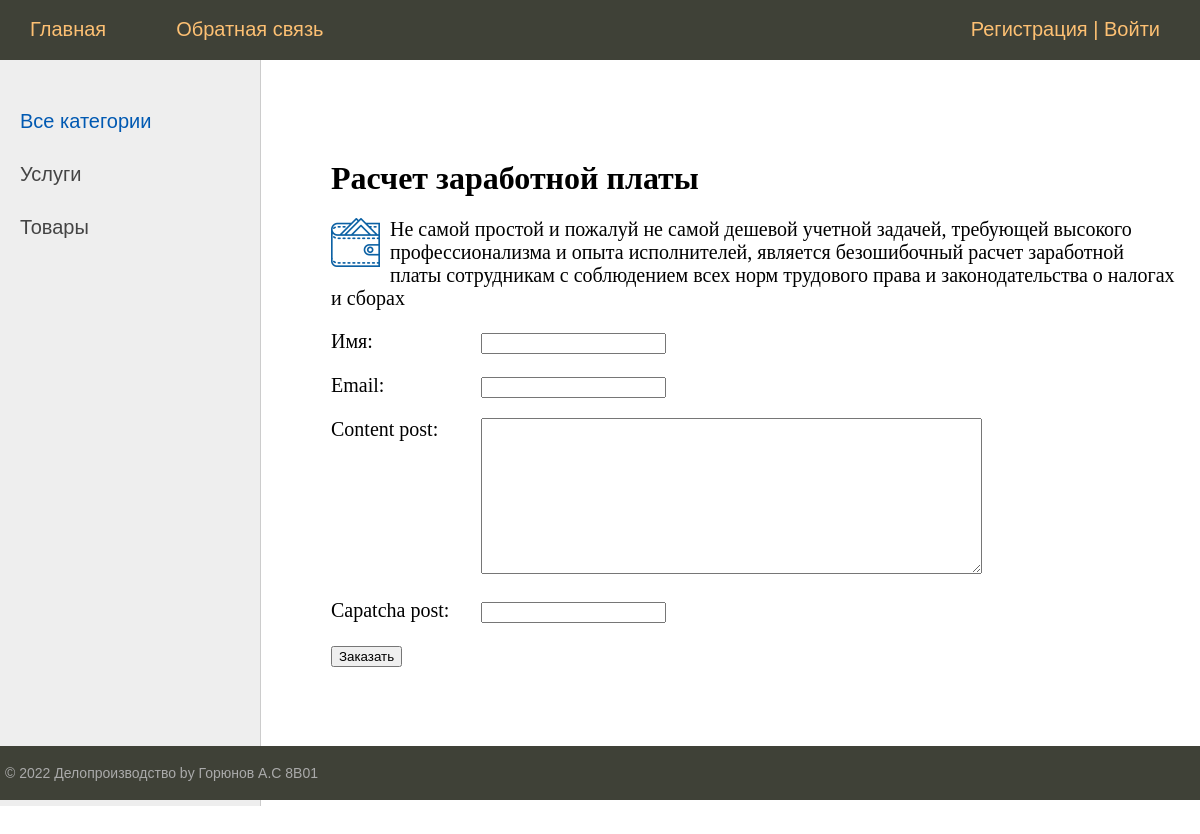
Page /post/raschet-zarabotnoj-platy/ on the committed database.
### officework/models.py (models this page shows, shortened)
class Category(models.Model):
    name = models.CharField(max_length=100, db_index=True)
    slug = models.SlugField(max_length=255, unique=True, db_index=True, verbose_name="URL")
    def get_absolute_url(self):
        return reverse('category', kwargs={'cat_slug': self.slug})
    class Meta:
        ordering = ['id']

class Project(models.Model):
    author = models.ForeignKey(User, on_delete=models.CASCADE, verbose_name='Владелец записи', blank=True, null=True)
    title = models.CharField(max_length=255)
    slug = models.SlugField(max_length=255, unique=True, db_index=True, verbose_name="URL")
    content = models.TextField(blank=True)
    photo = models.ImageField(upload_to="photo/%Y/%m/%d/")
    time_create = models.DateTimeField(auto_now_add=True)
    time_update = models.DateTimeField(auto_now=True)
    is_published = models.BooleanField(default=True)
    cat = models.ForeignKey('Category', on_delete=models.PROTECT)
    def __str__(self):
        return self.title

### officework/views.py (the view, shortened to what this page needs)
# urls.py: path('post/<slug:post_slug>/', ShowPost.as_view(), name='post'),
class ShowPost(DataMixin, DetailView, FormView):
    form_class = ContactFormPost
    model = Project
    template_name = 'officework/post.html'
    slug_url_kwarg = 'post_slug'
    context_object_name = 'post'
    def get_context_data(self, *, object_list=None, **kwargs):
        context = super().get_context_data(**kwargs)
        c_def = self.get_user_context(title=context['post'])
        return dict(list(context.items()) + list(c_def.items()))

### officework/forms.py
class ContactFormPost(forms.Form):
    name_post = forms.CharField(label='Имя', max_length=255)
    email_post = forms.EmailField(label='Email')
    content_post = forms.CharField(widget=forms.Textarea(attrs={'cols': 60, 'rows': 10}))
    capatcha_post = CaptchaField()

### officework/templatetags/officework_tags.py (called while the page is built)
@register.inclusion_tag('officework/list_categories.html')
def show_categories(sort=None, cat_selected=0):
    if not sort:
        cats = Category.objects.all()
    else:
        cats = Category.objects.order_by(sort)
    return {"cats": cats, "cat_selected": cat_selected}

### officework/utils.py (called while the page is built)
    def get_user_context(self, **kwargs):
        context = kwargs
        user_menu = menu.copy()
        if (not self.request.user.is_superuser) and (not self.request.user.is_staff):
            user_menu.pop(1)
        cats = Category.objects.all()
        context['menu'] = user_menu
        context['cats'] = cats
        if 'cat_selected' not in context:
            context['cat_selected'] = 0
        return context

### officework/templates/officework/post.html (shortened to what this page needs)
{% extends 'officework/base.html' %}
{% block content %}
<h1>{{post.title}}</h1>
<p><img class="img-article-left" src="{{post.photo.url}}"></p>
{{post.content|linebreaks}}
<form method="post">
    {% for f in form %}
    <p><label class="form-label" for="{{ f.id_for_label }}">{{f.label}}: </label>{{ f }}</p>
    {% endfor %}
            <button type="submit">Заказать</button>
</form>
{% endblock %}

### officework/templates/officework/list_categories.html
{% for c in cats %}
		{% if c.pk == cat_selected %}
			<li class="selected">{{c.name}}</li>
		{% else %}
			<li><a href="{{ c.get_absolute_url }}">{{c.name}}</a></li>
		{% endif %}
{% endfor %}

### officework/static/officework/css/styles.css (style rules this page uses)
html, body { font-family: 'Arial'; margin: 0; padding: 0; height: 100%; width: 100%; color: #444; }
a { color: #0059b2; text-decoration: none; }
img { max-width: 600px; height: auto; }
img.img-article-left { max-width: 300px; height: auto; float: left; padding: 0 10px 10px 0; }
.left-chapters ul li { margin: 30px 0 0 0; color: #999; }
.left-chapters ul li a { color: #444; text-decoration: none; }
.content-text h1 { font-size: 32px; }
.form-label { display: inline-block; min-width: 150px; vertical-align: top; }

### rows in the picture
Category: name "Услуги"
Category: name "Товары"
Project: title "Расчет заработной платы", photo (picture), content "Не самой простой и пожалуй не самой дешевой учетной задачей, требующей высокого профессионализма и опыта исполнителей, является безошибочный расчет заработной платы сотрудникам с соблюдением всех норм трудового права и законодательства о налогах и сборах"

### other values in the picture
{{ m.title }} "Главная" "Обратная связь"
{{ f.label }} "Имя" "Email" "Content post" "Capatcha post"
